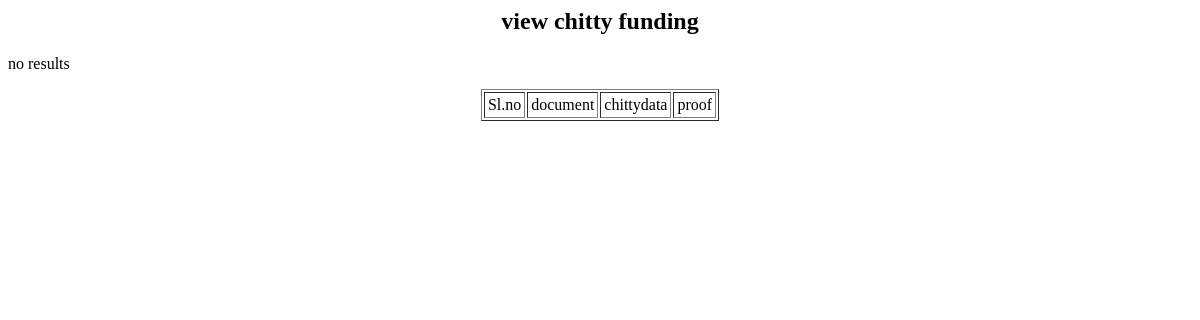
Before: /Member/viewchittyfunding/ (signed in) with the older database file.
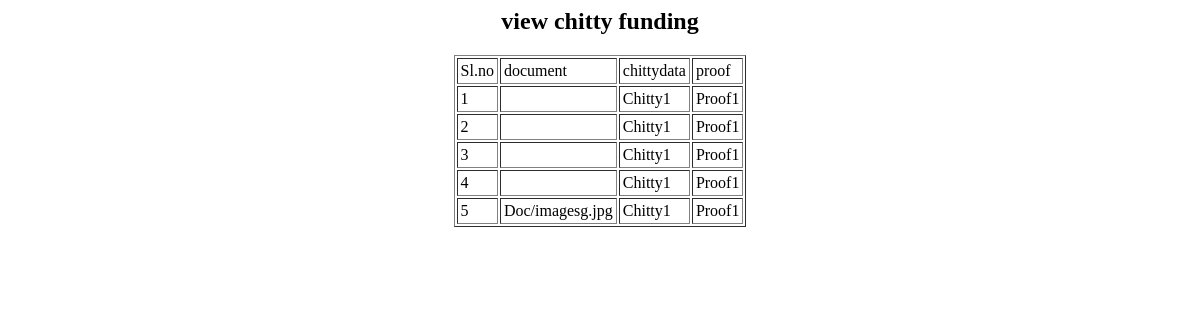
After: the same page with the newer database file.
### Member/models.py (models this page shows)
class tbl_chittyfunding(models.Model):
    chitty_name=models.ForeignKey(tbl_chitty,on_delete=models.CASCADE)
    document=models.FileField(upload_to='Doc/')
    member_name=models.ForeignKey(tbl_memberadding,on_delete=models.SET_NULL,null=True)
    relative_name=models.ForeignKey(tbl_relatives,on_delete=models.SET_NULL,null=True)
    status=models.IntegerField(default=0)
    proof_name=models.ForeignKey(tbl_proof,on_delete=models.CASCADE)

### FinanceHead/models.py (models this page shows)
class tbl_chitty(models.Model):
    chitty_name=models.CharField(max_length=50)
    chitty_details=models.CharField(max_length=50)
    head=models.ForeignKey(tbl_financehead,on_delete=models.CASCADE)
    scheme=models.ForeignKey(tbl_scheme,on_delete=models.CASCADE)

### Admin/models.py (models this page shows)
class tbl_proof(models.Model):
    proof_name=models.CharField(max_length=50)

### Member/views.py (the view)
# urls.py: path('viewchittyfunding/',views.viewchittyfunding,name="viewchittyfunding"),
def viewchittyfunding(request):
    if 'mid' in request.session:
        mdata=tbl_memberadding.objects.get(id=request.session["mid"])
        data=tbl_chittyfunding.objects.filter(member_name=mdata)
        return render(request,"Member/ViewChittyFunding.html",{'datas':data,'data1':mdata})
    elif 'reid' in request.session:
        mdata=tbl_relatives.objects.get(id=request.session["reid"])
        data=tbl_chittyjoin.objects.filter(relative_name=mdata)
        return render(request,"Member/ViewChittyFunding.html",{'datas':data,'data':mdata})
    else:
        return render(request,"Member/ViewChittyFunding.html",{'datas':data})

### Member/Templates/Member/ViewChittyFunding.html (shortened to what this page needs)
<html lang="en">
<head>
</head>
<body>
    <h2 align="center">view chitty funding</h2>
    <form method="post" action="">
    <table border="1" align="center" cellpadding="3">
        <tr>
            <td>Sl.no</td>
            <td> document</td>
            <td>chittydata</td>
            <td>proof</td>
        </tr>
        {% if datas %}
        {% for i in datas %}
        <tr>
            <td>{{forloop.counter}}</td>
            <td>{{i.document}}</td>
            <td>{{i.chitty_name.chitty_name}}</td>
            <td>{{i.proof_name.proof_name}}</td>
        </tr>
        {% endfor %}
        {% else %}
        <p>no results</p>
        {% endif %}
    </table>
</form>
</body>
</html>

Changed rows visible on the page:
added tbl_chittyfunding: chitty_name.chitty_name "Chitty1", proof_name.proof_name "Proof1"
added tbl_chittyfunding: chitty_name.chitty_name "Chitty1", proof_name.proof_name "Proof1"
added tbl_chittyfunding: chitty_name.chitty_name "Chitty1", proof_name.proof_name "Proof1"
added tbl_chittyfunding: chitty_name.chitty_name "Chitty1", proof_name.proof_name "Proof1"
added tbl_chittyfunding: document "Doc/imagesg.jpg", chitty_name.chitty_name "Chitty1", proof_name.proof_name "Proof1"
Other visible differences:
text no longer shown: "no results"
